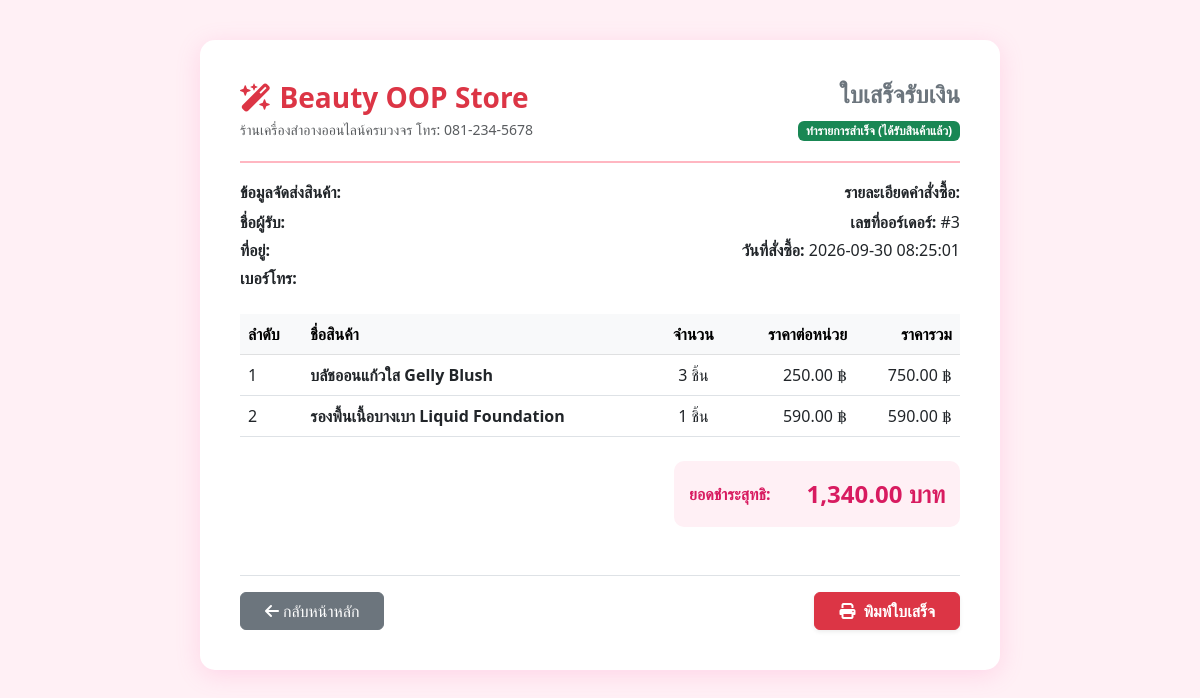
Page /receipt.php?order_id=3 (signed in) on the committed database.
### tables this page shows
CREATE TABLE `orders` (
  `id` int(11) NOT NULL,
  `customer_id` int(11) NOT NULL,
  `total_price` decimal(10,2) NOT NULL,
  `status` varchar(50) DEFAULT 'Pending',
  `created_at` timestamp NOT NULL DEFAULT current_timestamp(),
  `customer_name` varchar(100) DEFAULT '',
  `address` text DEFAULT NULL,
  `phone` varchar(20) DEFAULT '',
  `slip_image` varchar(255) DEFAULT ''
);

CREATE TABLE `order_items` (
  `id` int(11) NOT NULL,
  `order_id` int(11) NOT NULL,
  `product_id` int(11) NOT NULL,
  `quantity` int(11) NOT NULL,
  `price` decimal(10,2) NOT NULL
);

CREATE TABLE `products` (
  `id` int(11) NOT NULL,
  `name` varchar(100) NOT NULL,
  `description` text DEFAULT NULL,
  `price` decimal(10,2) NOT NULL,
  `stock` int(11) NOT NULL DEFAULT 0,
  `created_at` timestamp NOT NULL DEFAULT current_timestamp(),
  `image_url` varchar(255) DEFAULT '',
  `category` varchar(50) DEFAULT 'อื่นๆ'
);

### receipt.php (the view, shortened to what this page needs)
<?php
$database = new Database();
$db = $database->getConnection();
$order_id = $_GET['order_id'] ?? 0;
$customer_id = $_SESSION['user_id'];
$query = "SELECT * FROM orders WHERE id = ? AND customer_id = ? AND status IN ('Approved (Shipping)', 'Completed (Received)')";
$stmt = $db->prepare($query);
$stmt->execute([$order_id, $customer_id]);
$order = $stmt->fetch(PDO::FETCH_ASSOC);
$itemQuery = "SELECT oi.*, p.name FROM order_items oi JOIN products p ON oi.product_id = p.id WHERE oi.order_id = ?";
$itemStmt = $db->prepare($itemQuery);
$itemStmt->execute([$order_id]);
$items = $itemStmt->fetchAll(PDO::FETCH_ASSOC);
?>
<!DOCTYPE html>
<html lang="th">
<head>
    <link href="https://cdn.jsdelivr.net/npm/bootstrap@5.3.0/dist/css/bootstrap.min.css" rel="stylesheet">
    <link rel="stylesheet" href="https://cdnjs.cloudflare.com/ajax/libs/font-awesome/6.4.0/css/all.min.css">
</head>
<body>
    <div class="container">
        <div class="receipt-card">
            <div class="receipt-header d-flex justify-content-between align-items-center">
                <div>
                    <h3 class="fw-bold text-danger mb-1"><i class="fa-solid fa-wand-magic-sparkles me-2"></i>Beauty OOP Store</h3>
                    <p class="text-muted mb-0 small">ร้านเครื่องสำอางออนไลน์ครบวงจร โทร: 081-234-5678</p>
                </div>
                <div class="text-end">
                    <h4 class="fw-bold text-secondary">ใบเสร็จรับเงิน</h4>
                    <span class="badge bg-success">ทำรายการสำเร็จ (ได้รับสินค้าแล้ว)</span>
                </div>
            </div>
            <div class="row mb-4">
                <div class="col-sm-6">
                    <h6 class="fw-bold text-dark">ข้อมูลจัดส่งสินค้า:</h6>
                    <p class="mb-1"><strong>ชื่อผู้รับ:</strong> <?php echo htmlspecialchars($order['customer_name']); ?></p>
                    <p class="mb-1"><strong>ที่อยู่:</strong> <?php echo htmlspecialchars($order['address']); ?></p>
                    <p class="mb-0"><strong>เบอร์โทร:</strong> <?php echo htmlspecialchars($order['phone']); ?></p>
                </div>
                <div class="col-sm-6 text-sm-end">
                    <h6 class="fw-bold text-dark">รายละเอียดคำสั่งซื้อ:</h6>
                    <p class="mb-1"><strong>เลขที่ออร์เดอร์:</strong> #<?php echo $order['id']; ?></p>
                    <p class="mb-0"><strong>วันที่สั่งซื้อ:</strong> <?php echo $order['created_at']; ?></p>
                </div>
            </div>
            <table class="table align-middle mb-4">
                <thead class="table-light">
                    <tr>
                        <th>ลำดับ</th>
                        <th>ชื่อสินค้า</th>
                        <th class="text-center">จำนวน</th>
                        <th class="text-end">ราคาต่อหน่วย</th>
                        <th class="text-end">ราคารวม</th>
                    </tr>
                </thead>
                <tbody>
                    <?php $i = 1; foreach ($items as $item): ?>
                    <tr>
                        <td><?php echo $i++; ?></td>
                        <td class="fw-bold"><?php echo htmlspecialchars($item['name']); ?></td>
                        <td class="text-center"><?php echo $item['quantity']; ?> ชิ้น</td>
                        <td class="text-end"><?php echo number_format($item['price'], 2); ?> ฿</td>
                        <td class="text-end"><?php echo number_format($item['price'] * $item['quantity'], 2); ?> ฿</td>
                    </tr>
                    <?php endforeach; ?>
                </tbody>
            </table>
            <div class="row justify-content-end mb-5">
                <div class="col-sm-5">
                    <div class="total-box d-flex justify-content-between align-items-center">
                        <span>ยอดชำระสุทธิ:</span>
                        <span class="fs-4"><?php echo number_format($order['total_price'], 2); ?> บาท</span>
                    </div>
                </div>
            </div>
            <div class="d-flex justify-content-between no-print pt-3 border-top">
                <a href="index.php" class="btn btn-secondary px-4"><i class="fa-solid fa-arrow-left me-1"></i>กลับหน้าหลัก</a>
                <button onclick="window.print()" class="btn btn-danger px-4 fw-bold shadow-sm"><i class="fa-solid fa-print me-2"></i>พิมพ์ใบเสร็จ</button>
            </div>
        </div>
    </div>
</body>
</html>

### receipt.php (style rules this page uses)
body { background-color: #fff0f5; font-family: 'Segoe UI', Tahoma, Geneva, Verdana, sans-serif; padding: 40px 0; }
.receipt-card { max-width: 800px; margin: auto; background: white; border-radius: 15px; padding: 40px; box-shadow: 0 5px 25px rgba(255,105,180,0.2); }
.receipt-header { border-bottom: 2px solid #ffb6c1; padding-bottom: 20px; margin-bottom: 20px; }
.total-box { background-color: #fff0f5; padding: 15px; border-radius: 10px; font-weight: bold; color: #d81b60; }

### rows in the picture
orders: id "3", created_at "2026-09-30 08:25:01", total_price "1,340.00"
order_items: product.name "บลัชออนแก้วใส Gelly Blush", quantity "3", price "250.00", $item['price'] * $item['quantity'] "750.00"
order_items: product.name "รองพื้นเนื้อบางเบา Liquid Foundation", quantity "1", price "590.00", $item['price']*$item['quantity'] "590.00"
